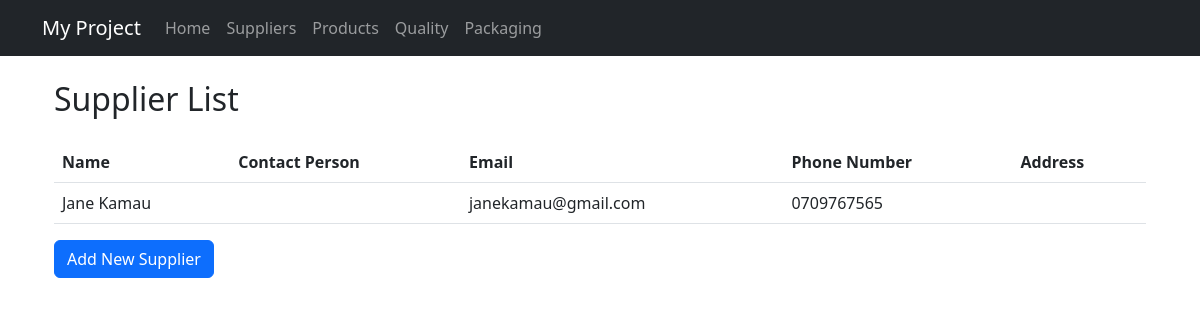
The page /get-suppliers/ on the database as committed earlier.
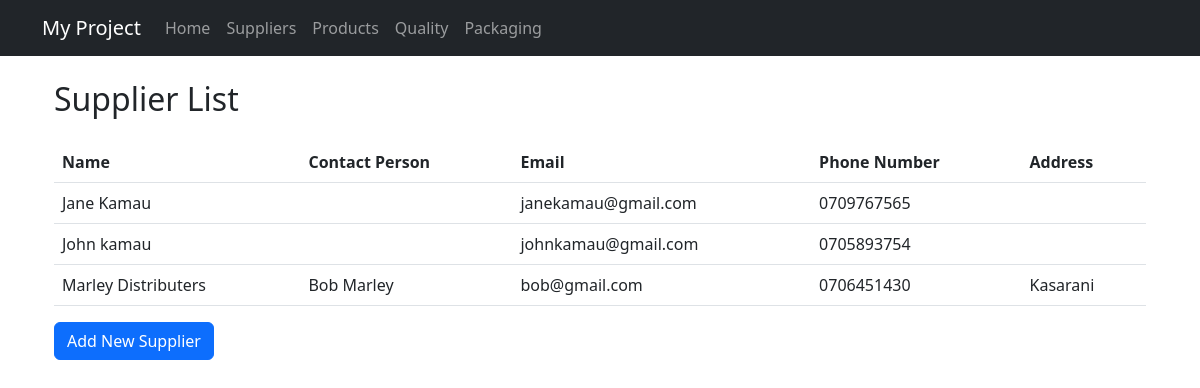
The same page on the database as committed later.
### manufacturing/models.py (models this page shows, shortened)
class Supplier(models.Model):
    name = models.CharField(max_length=100)
    contact_person = models.CharField(max_length=100)
    email = models.EmailField()
    phone_number = models.CharField(max_length=20)
    address = models.TextField()

### manufacturing/views.py (the view)
# urls.py: path('get-suppliers/', views.get_suppliers, name='get_suppliers'),
def get_suppliers(request):
    if request.method == 'GET':
        try:
            suppliers = Supplier.objects.all()
            return render(request, 'manufacturing/supplier_list.html', {'suppliers': suppliers})
        except Exception as e:
            return render(request, 'manufacturing/supplier_list.html', {'error': str(e)})
    return render(request, 'manufacturing/supplier_list.html', {'error': 'Invalid request method'})

### manufacturing/templates/manufacturing/supplier_list.html (shortened to what this page needs)
{% extends './base.html' %}
{% block content %}
<div class="container">
    <div class="d-flex justify-content-between align-items-center mb-3">
        <h2>Supplier List</h2>
    </div>
    <table class="table">
        <thead>
            <tr>
                <th>Name</th>
                <th>Contact Person</th>
                <th>Email</th>
                <th>Phone Number</th>
                <th>Address</th>
            </tr>
        </thead>
        <tbody>
            {% for supplier in suppliers %}
            <tr>
                <td>{{ supplier.name }}</td>
                <td>{{ supplier.contact_person }}</td>
                <td>{{ supplier.email }}</td>
                <td>{{ supplier.phone_number }}</td>
                <td>{{ supplier.address }}</td>
            </tr>
            {% endfor %}
        </tbody>
    </table>
    <a href="{% url 'save_supplier' %}" class="btn btn-primary">Add New Supplier</a>
</div>
{% endblock %}

### manufacturing/templates/manufacturing/base.html (shortened to what this page needs)
<!DOCTYPE html>
<html lang="en">
<head>
    <link href="https://cdn.jsdelivr.net/npm/bootstrap@5.3.0/dist/css/bootstrap.min.css" rel="stylesheet">
</head>
<body>
    {% include './navbar.html' %}
    <div class="container mt-4">
        {% block content %}
        {% endblock %}
    </div>
</body>
</html>

### manufacturing/templates/manufacturing/navbar.html (shortened to what this page needs)
<nav class="navbar navbar-expand-lg navbar-dark bg-dark">
    <div class="container">
        <a class="navbar-brand" href="#">My Project</a>
        <div class="collapse navbar-collapse" id="navbarNav">
            <ul class="navbar-nav">
                <li class="nav-item">
                    <a class="nav-link" href="{% url 'home' %}">Home</a>
                </li>
                <li class="nav-item">
                    <a class="nav-link" href="{% url 'supplier_list' %}">Suppliers</a>
                </li>
                <li class="nav-item">
                    <a class="nav-link" href="{% url 'product_list' %}">Products</a>
                </li>
                <li class="nav-item">
                    <a class="nav-link" href="{% url 'quality' %}">Quality</a>
                </li>
                <li class="nav-item">
                    <a class="nav-link" href="{% url 'packaging' %}">Packaging</a>
                </li>
            </ul>
        </div>
    </div>
</nav>

Rows that differ between the two databases and show on the page:
added Supplier: name "John kamau", email "johnkamau@gmail.com", phone_number "0705893754"
added Supplier: name "Marley Distributers", contact_person "Bob Marley", email "bob@gmail.com", phone_number "0706451430", address "Kasarani"
